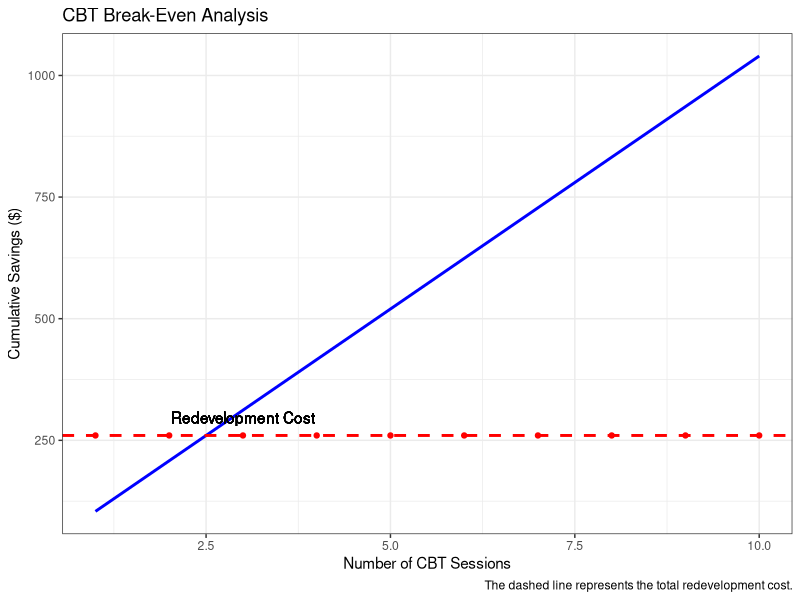

Generate this figure with R:
## ---- chunk 1
# Define the redevelopment hours for each module and trainer's rate
redevelopment_hours <- c(3, 4, 1, 2)
trainer_rate <- 26
## ---- chunk 2
# Calculate TRC and TS as before
TRC <- sum(redevelopment_hours * trainer_rate)
hours_saved_per_module <- rep(1, 4) # assuming 1 hour saved per module
TS <- sum(hours_saved_per_module * trainer_rate)

# Number of CBT sessions to project
num_sessions <- 10

# Calculate cumulative savings for each session
cumulative_savings <- cumsum(rep(TS, num_sessions))
## ---- chunk 3
# Create a data frame for plotting
cbt_data <- data.frame(
  Session = 1:num_sessions,
  CumulativeSavings = cumulative_savings,
  RedevelopmentCost = TRC
)

# Create the break-even plot
library(ggplot2)
break_even_plot <- ggplot(cbt_data, aes(x = Session)) +
  geom_line(aes(y = CumulativeSavings), color = "blue", size = 1) +
  geom_hline(aes(yintercept = RedevelopmentCost), color = "red", linetype = "dashed", size = 1) +
  labs(
    title = "CBT Break-Even Analysis",
    x = "Number of CBT Sessions",
    y = "Cumulative Savings ($)",
    caption = "The dashed line represents the total redevelopment cost."
  ) +
  theme_bw () +
  geom_point(aes(y = RedevelopmentCost), color = "red") +
  geom_text(aes(x = 3, y = RedevelopmentCost, label = "Redevelopment Cost", vjust = -1))

# Display the plot
print(break_even_plot)
